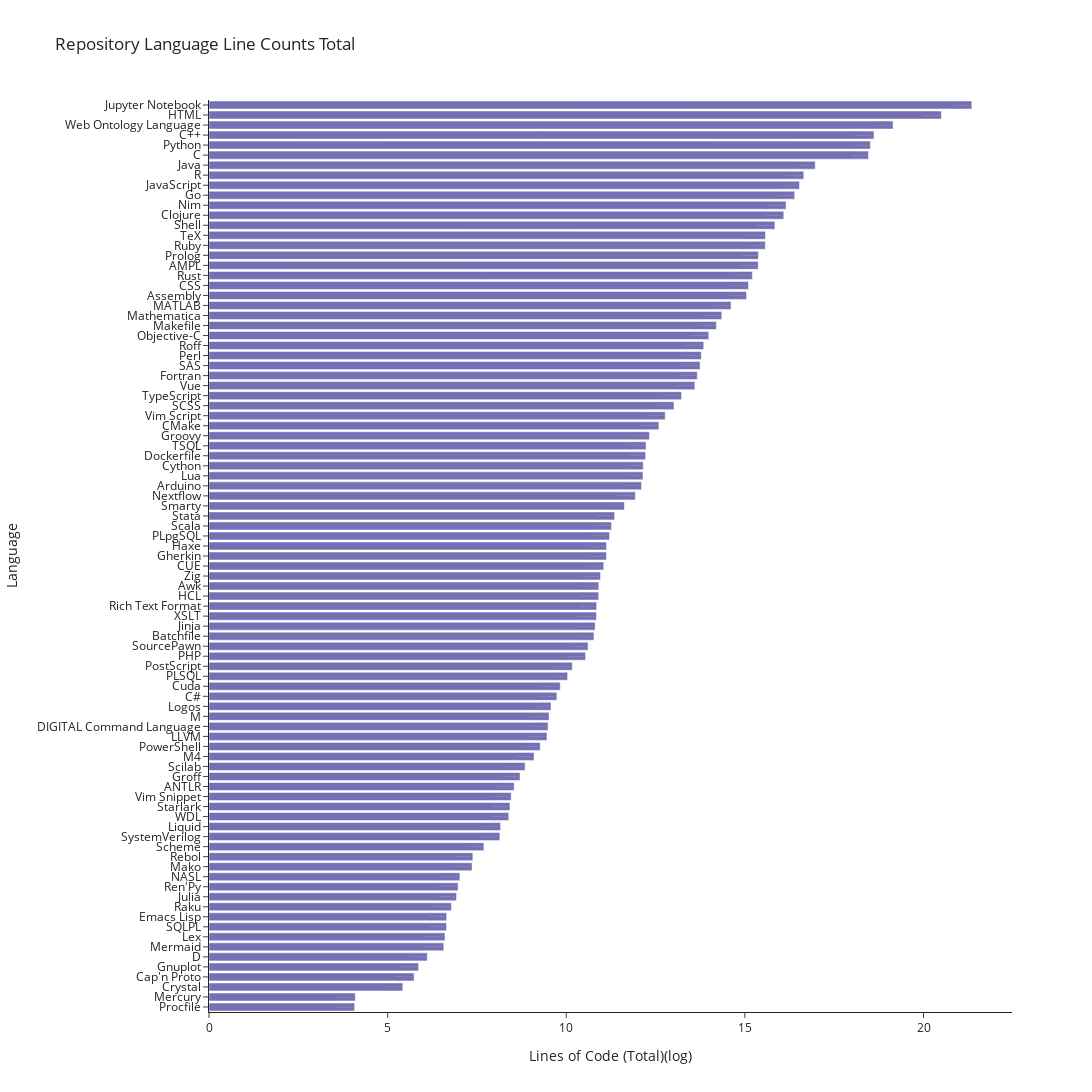

Notebook source saved alongside this figure:
### Code cell
df_total_language_line_counts["line_count_log"] = np.log(
    df_total_language_line_counts["line_count"]
)

# Create a horizontal bar chart for language line count totals
fig_languages = px.bar(
    data_frame=df_total_language_line_counts.sort_values(by="line_count_log"),
    title=f"Repository Language Line Counts Total",
    y="language",
    x="line_count_log",
    color_discrete_sequence=[color_seq[2]],
    text="line_count_log",
    orientation="h",
    width=1200,
    height=1200,
)

# Customize layout to display count labels properly
fig_languages.update_traces(
    texttemplate="%{text}",
    textposition="inside",
)
fig_languages.update_layout(
    xaxis_title="Lines of Code (Total)(log)",
    yaxis_title="Language",
    # ensure all y axis labels appear
    yaxis=dict(
        tickmode="array",
        tickvals=df_total_language_line_counts["language"].tolist(),
        ticktext=df_total_language_line_counts["language"].tolist(),
    ),
)

fig_languages.write_image(
    "images/software-landscape-language-line-counts-total-log.png"
)
fig_languages.show()

### Figure 1 — Plotly figure (JSON) as saved in the notebook; plotly's stock layout.template omitted (floating-point values rounded to 4 significant figures)
{"data": [{"alignmentgroup": "True", "hovertemplate": "line_count_log=%{text}<br>language=%{y}<extra></extra>", "legendgroup": "", "marker": {"color": "rgb(117,112,179)", "pattern": {"shape": ""}}, "name": "", "offsetgroup": "", "orientation": "h", "showlegend": false, "text": [4.078, 4.094, 5.425, 5.74, 5.866, 6.109, 6.571, 6.605, 6.649, 6.652, 6.784, 6.929, 6.973, 7.023, 7.363, 7.386, 7.694, 8.141, 8.161, 8.391, 8.424, 8.458, 8.541, 8.707, 8.848, 9.099, 9.271, 9.46, 9.491, 9.519, 9.574, 9.738, 9.831, 10.04, 10.17, 10.54, 10.61, 10.78, 10.81, 10.85, 10.85, 10.91, 10.91, 10.96, 11.05, 11.12, 11.13, 11.21, 11.27, 11.35, 11.63, 11.93, 12.11, 12.15, 12.16, 12.22, 12.23, 12.33, 12.59, 12.77, 13.02, 13.23, 13.6, 13.67, 13.75, 13.78, 13.85, 13.99, 14.2, 14.35, 14.61, 15.05, 15.1, 15.21, 15.37, 15.38, 15.57, 15.58, 15.84, 16.09, 16.15, 16.39, 16.53, 16.65, 16.97, 18.46, 18.51, 18.62, 19.15, 20.5, 21.35], "textposition": "inside", "texttemplate": "%{text}", "type": "bar", "x": [4.078, 4.094, 5.425, 5.74, 5.866, 6.109, 6.571, 6.605, 6.649, 6.652, 6.784, 6.929, 6.973, 7.023, 7.363, 7.386, 7.694, 8.141, 8.161, 8.391, 8.424, 8.458, 8.541, 8.707, 8.848, 9.099, 9.271, 9.46, 9.491, 9.519, 9.574, 9.738, 9.831, 10.04, 10.17, 10.54, 10.61, 10.78, 10.81, 10.85, 10.85, 10.91, 10.91, 10.96, 11.05, 11.12, 11.13, 11.21, 11.27, 11.35, 11.63, 11.93, 12.11, 12.15, 12.16, 12.22, 12.23, 12.33, 12.59, 12.77, 13.02, 13.23, 13.6, 13.67, 13.75, 13.78, 13.85, 13.99, 14.2, 14.35, 14.61, 15.05, 15.1, 15.21, 15.37, 15.38, 15.57, 15.58, 15.84, 16.09, 16.15, 16.39, 16.53, 16.65, 16.97, 18.46, 18.51, 18.62, 19.15, 20.5, 21.35], "xaxis": "x", "y": ["Procfile", "Mercury", "Crystal", "Cap'n Proto", "Gnuplot", "D", "Mermaid", "Lex", "SQLPL", "Emacs Lisp", "Raku", "Julia", "Ren'Py", "NASL", "Mako", "Rebol", "Scheme", "SystemVerilog", "Liquid", "WDL", "Starlark", "Vim Snippet", "ANTLR", "Groff", "Scilab", "M4", "PowerShell", "LLVM", "DIGITAL Command Language", "M", "Logos", "C#", "Cuda", "PLSQL", "PostScript", "PHP", "SourcePawn", "Batchfile", "Jinja", "XSLT", "Rich Text Format", "HCL", "Awk", "Zig", "CUE", "Gherkin", "Haxe", "PLpgSQL", "Scala", "Stata", "Smarty", "Nextflow", "Arduino", "Lua", "Cython", "Dockerfile", "TSQL", "Groovy", "CMake", "Vim Script", "SCSS", "TypeScript", "Vue", "Fortran", "SAS", "Perl", "Roff", "Objective-C", "Makefile", "Mathematica", "MATLAB", "Assembly", "CSS", "Rust", "AMPL", "Prolog", "Ruby", "TeX", "Shell", "Clojure", "Nim", "Go", "JavaScript", "R", "Java", "C", "Python", "C++", "Web Ontology Language", "HTML", "Jupyter Notebook"], "yaxis": "y"}], "layout": {"barmode": "relative", "height": 1200, "legend": {"tracegroupgap": 0}, "title": {"text": "Repository Language Line Counts Total"}, "width": 1200, "xaxis": {"anchor": "y", "autorange": true, "domain": [0, 1], "range": [0, 22.48], "title": {"text": "Lines of Code (Total)(log)"}, "type": "linear"}, "yaxis": {"anchor": "x", "autorange": true, "domain": [0, 1], "range": [-0.5, 90.5], "tickmode": "array", "ticktext": ["Procfile", "Mercury", "Crystal", "Cap'n Proto", "Gnuplot", "D", "Mermaid", "Lex", "SQLPL", "Emacs Lisp", "Raku", "Julia", "Ren'Py", "NASL", "Mako", "Rebol", "Scheme", "SystemVerilog", "Liquid", "WDL", "Starlark", "Vim Snippet", "ANTLR", "Groff", "Scilab", "M4", "PowerShell", "LLVM", "DIGITAL Command Language", "M", "Logos", "C#", "Cuda", "PLSQL", "PostScript", "PHP", "SourcePawn", "Batchfile", "Jinja", "XSLT", "Rich Text Format", "HCL", "Awk", "Zig", "CUE", "Gherkin", "Haxe", "PLpgSQL", "Scala", "Stata", "Smarty", "Nextflow", "Arduino", "Lua", "Cython", "Dockerfile", "TSQL", "Groovy", "CMake", "Vim Script", "SCSS", "TypeScript", "Vue", "Fortran", "SAS", "Perl", "Roff", "Objective-C", "Makefile", "Mathematica", "MATLAB", "Assembly", "CSS", "Rust", "AMPL", "Prolog", "Ruby", "TeX", "Shell", "Clojure", "Nim", "Go", "JavaScript", "R", "Java", "C", "Python", "C++", "Web Ontology Language", "HTML", "Jupyter Notebook"], "tickvals": ["Procfile", "Mercury", "Crystal", "Cap'n Proto", "Gnuplot", "D", "Mermaid", "Lex", "SQLPL", "Emacs Lisp", "Raku", "Julia", "Ren'Py", "NASL", "Mako", "Rebol", "Scheme", "SystemVerilog", "Liquid", "WDL", "Starlark", "Vim Snippet", "ANTLR", "Groff", "Scilab", "M4", "PowerShell", "LLVM", "DIGITAL Command Language", "M", "Logos", "C#", "Cuda", "PLSQL", "PostScript", "PHP", "SourcePawn", "Batchfile", "Jinja", "XSLT", "Rich Text Format", "HCL", "Awk", "Zig", "CUE", "Gherkin", "Haxe", "PLpgSQL", "Scala", "Stata", "Smarty", "Nextflow", "Arduino", "Lua", "Cython", "Dockerfile", "TSQL", "Groovy", "CMake", "Vim Script", "SCSS", "TypeScript", "Vue", "Fortran", "SAS", "Perl", "Roff", "Objective-C", "Makefile", "Mathematica", "MATLAB", "Assembly", "CSS", "Rust", "AMPL", "Prolog", "Ruby", "TeX", "Shell", "Clojure", "Nim", "Go", "JavaScript", "R", "Java", "C", "Python", "C++", "Web Ontology Language", "HTML", "Jupyter Notebook"], "title": {"text": "Language"}, "type": "category"}}}
